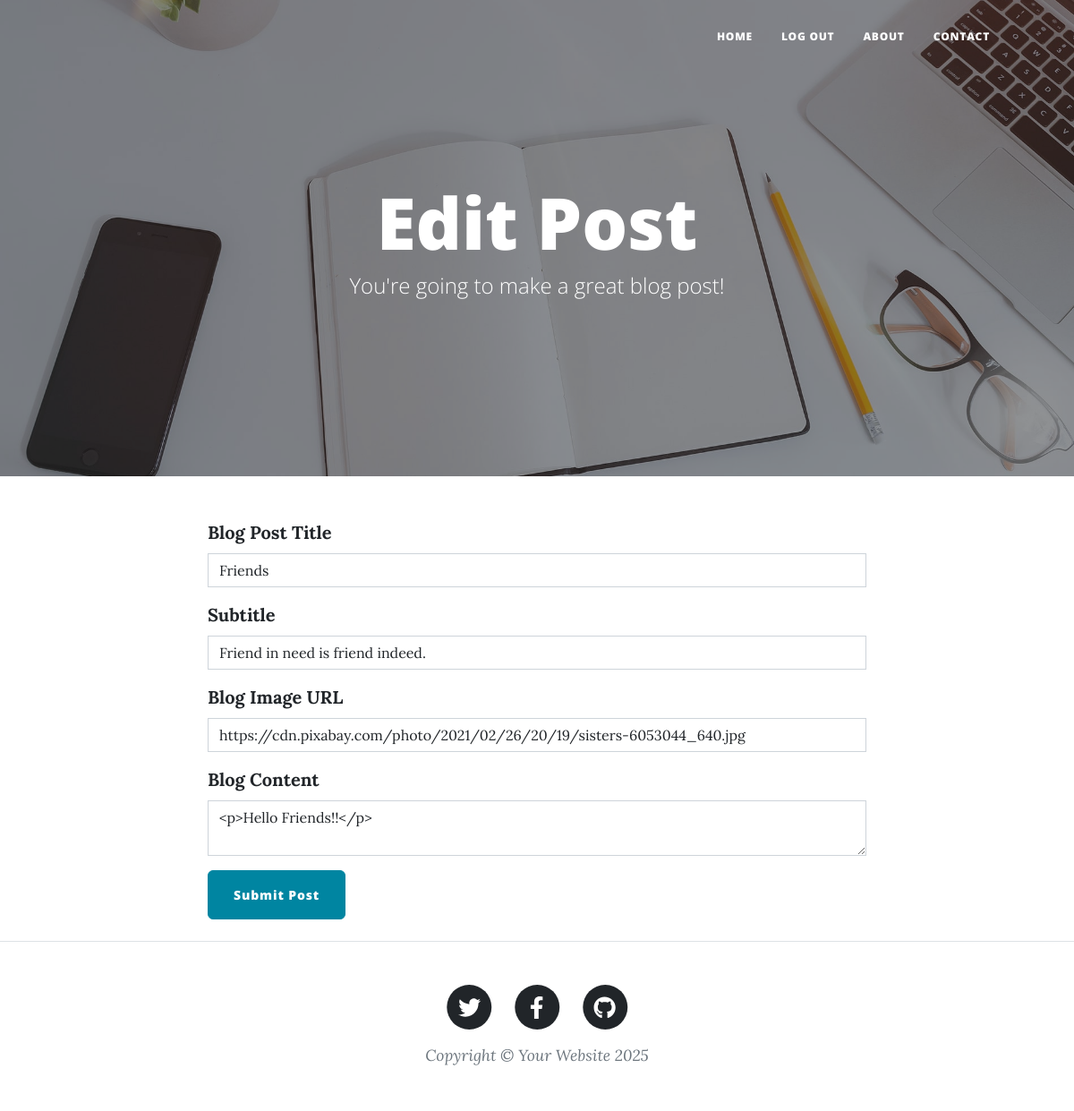
Page /edit-post/1 (signed in) on the earlier database version.
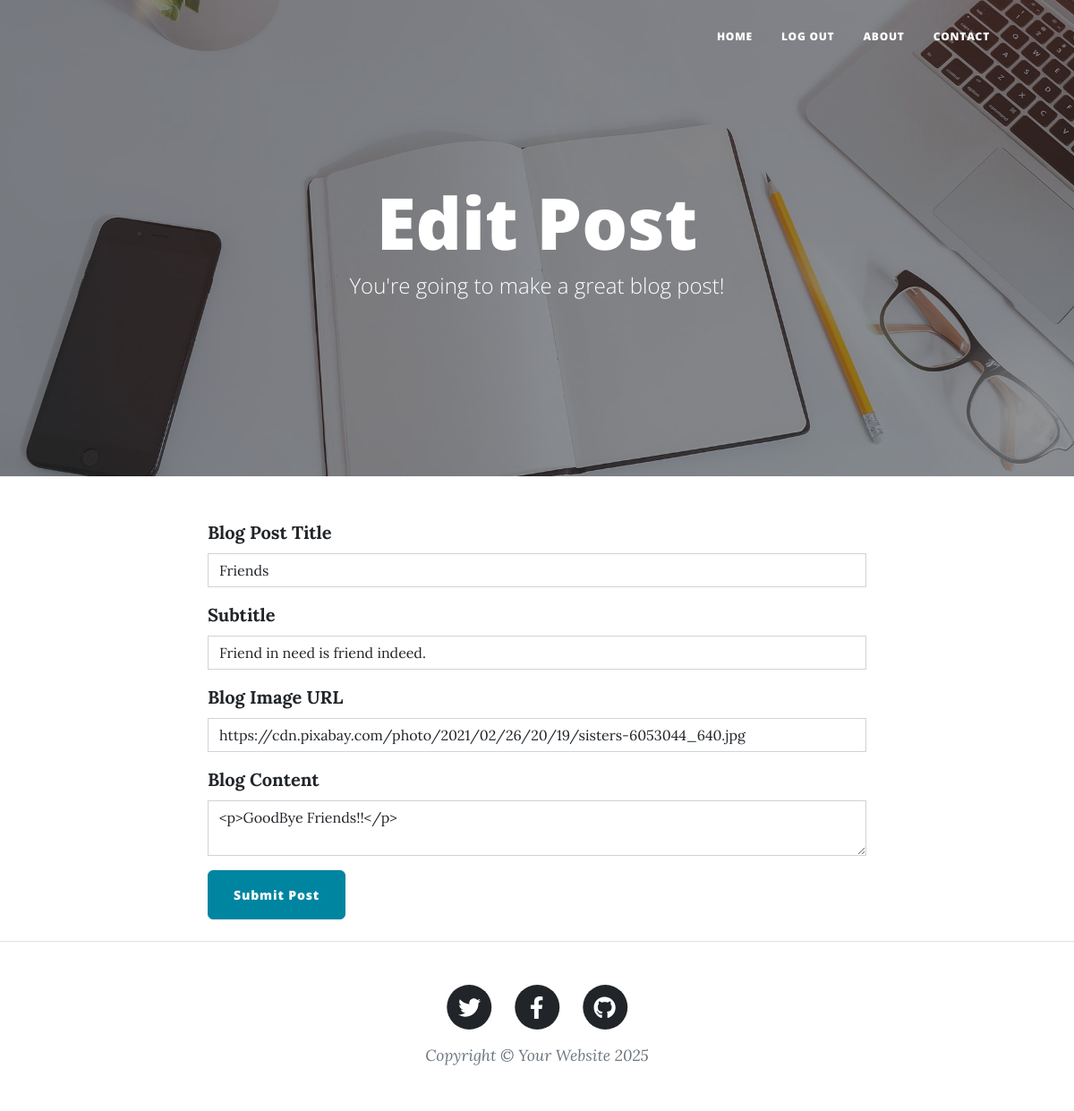
Same page on the later database version.
### main.py (models this page shows)
class BlogPost(db.Model):
    __tablename__ = "blog_posts"
    id: Mapped[int] = mapped_column(Integer, primary_key=True)
    author_id: Mapped[int] = mapped_column(Integer, db.ForeignKey("Users.id"))
    author = relationship("User", back_populates="posts")
    title: Mapped[str] = mapped_column(String(250), unique=True, nullable=False)
    subtitle: Mapped[str] = mapped_column(String(250), nullable=False)
    date: Mapped[str] = mapped_column(String(250), nullable=False)
    body: Mapped[str] = mapped_column(Text, nullable=False)
    img_url: Mapped[str] = mapped_column(String(250), nullable=False)
    comments = relationship("Comment", back_populates="parent_post")

### main.py (the view, shortened to what this page needs)
@app.route("/edit-post/<int:post_id>", methods=["GET", "POST"])
@admin_only
def edit_post(post_id):
    post = db.get_or_404(BlogPost, post_id)
    edit_form = CreatePostForm(
        title=post.title,
        subtitle=post.subtitle,
        img_url=post.img_url,
        author=post.author,
        body=post.body
    )
    return render_template("make-post.html", form=edit_form, is_edit=True, current_user=current_user)

### forms.py
class CreatePostForm(FlaskForm):
    title = StringField("Blog Post Title", validators=[DataRequired()])
    subtitle = StringField("Subtitle", validators=[DataRequired()])
    img_url = StringField("Blog Image URL", validators=[DataRequired(), URL()])
    body = CKEditorField("Blog Content", validators=[DataRequired()])
    submit = SubmitField("Submit Post")

### main.py (called while the page is built)
@login_manager.user_loader
def load_user(user_id):
    return db.get_or_404(User, user_id)

def admin_only(f):
    @wraps(f)
    def decorated_function(*args, **kwargs):
        if current_user.id != 1:
            return abort(403)
        return f(*args, **kwargs)
    return decorated_function

### templates/make-post.html (shortened to what this page needs)
{% from "bootstrap5/form.html" import render_form %}
{% block content %}
{% include "header.html" %}
<header
  class="masthead"
  style="background-image: url('../static/assets/img/edit-bg.jpg')"
>
  <div class="container position-relative px-4 px-lg-5">
    <div class="row gx-4 gx-lg-5 justify-content-center">
      <div class="col-md-10 col-lg-8 col-xl-7">
        <div class="page-heading">
          {% if is_edit %}
          <h1>Edit Post</h1>
          {% else %}
          <h1>New Post</h1>
          {% endif %}
          <span class="subheading"
            >You're going to make a great blog post!</span
          >
        </div>
      </div>
    </div>
  </div>
</header>
<main class="mb-4">
  <div class="container">
    <div class="row">
      <div class="col-lg-8 col-md-10 mx-auto">
        {{ render_form(form, novalidate=True, button_map={"submit": "primary"}) }}
      </div>
    </div>
  </div>
</main>
{% include "footer.html" %}
{% endblock %}

Differences in the rows shown:
changed BlogPost "Friends": body "<p>Hello Friends!!</p>" → "<p>GoodBye Friends!!</p>"
